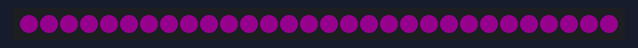
Simulated run of this program. Board: CircuitPython board. Shown: 30 RGB LEDs in strip order, left to right. Dim RGB values are drawn brighter than linear; random numbers come from a fixed seed.

Above: at 0.1 s.
At 125.45 s:
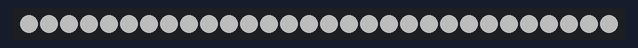

The program:

lightning.py
```python
import board
from neopixel import NeoPixel
import time
import random

np = NeoPixel(board.D2, 30, auto_write = False, brightness = 0.3)


def lightning(color):
    np.fill(color)
    np.show()
    time.sleep(2)
    for i in range(random.randint(1, 5)):
        stop = (random.randint(1,5) / 100)
        time.sleep(stop)
        np.fill((255, 255, 255))
        np.show()
        time.sleep(stop)
        np.fill(color)
        np.show()


while True:
    lightning((68, 0, 65))
```
